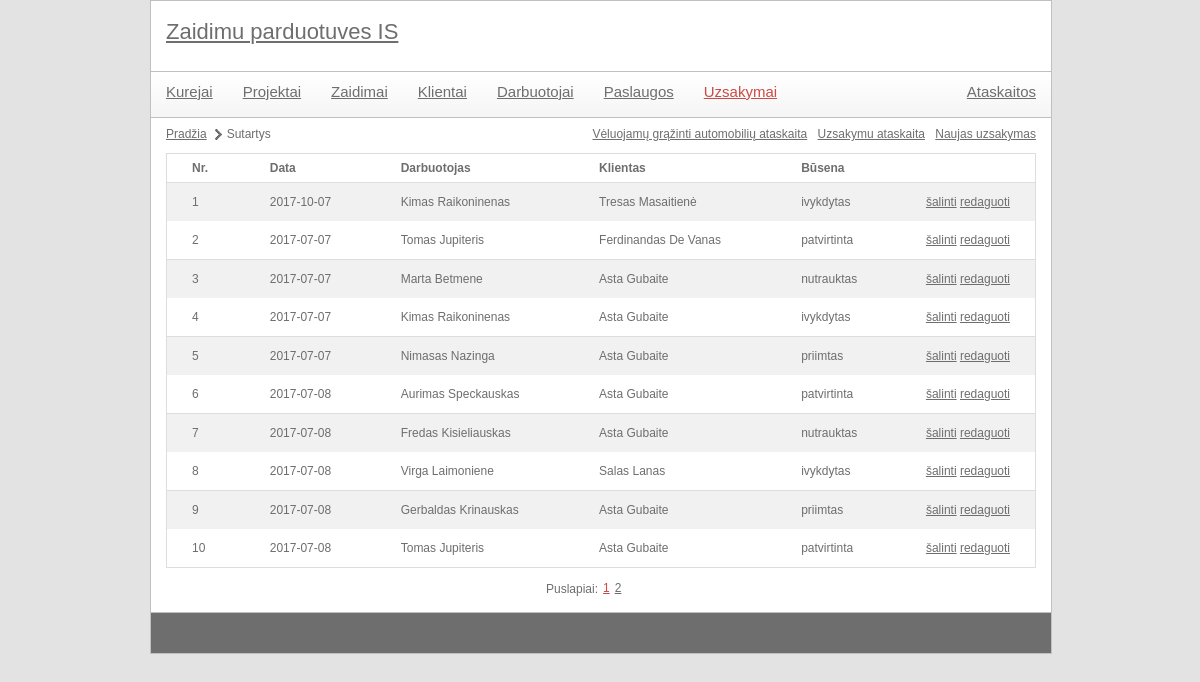
Screenshot of /index.php?module=order&action=list with the database file from the repository.
### tables this page shows
CREATE TABLE `uzsakymai` (
  `nr` int(11) NOT NULL,
  `uzsakymo_data` date NOT NULL,
  `kaina` decimal(8,2) NOT NULL,
  `busena` int(11) NOT NULL,
  `fk_klientas` char(11) NOT NULL,
  `fk_darbuotojas` char(11) NOT NULL,
  `fk_zaidimas` int(11) NOT NULL,
  `fk_pirkimo_vieta` int(11) NOT NULL,
  `fk_apmokejimo_vieta` int(11) NOT NULL
);

CREATE TABLE `darbuotojai` (
  `id` char(6) NOT NULL,
  `vardas` varchar(20) NOT NULL,
  `pavarde` varchar(20) NOT NULL
);

CREATE TABLE `klientai` (
  `asmens_kodas` char(11) NOT NULL,
  `vardas` varchar(20) NOT NULL,
  `pavarde` varchar(20) NOT NULL,
  `gimimo_data` date NOT NULL,
  `telefonas` varchar(20) NOT NULL,
  `epastas` varchar(40) NOT NULL
);

CREATE TABLE `uzsakymo_busenos` (
  `id` int(11) NOT NULL,
  `name` char(11) NOT NULL
);

### controls/order_list.php (called while the page is built)
<?php
include 'libraries/orders.class.php';
$contractsObj = new orders();
include 'utils/paging.class.php';
$paging = new paging(config::NUMBER_OF_ROWS_IN_PAGE);
$elementCount = $contractsObj->getContractListCount();
$paging->process($elementCount, $pageId);
$data = $contractsObj->getContractList($paging->size, $paging->first);
include 'templates/order_list.tpl.php';
?>

### index.php (called while the page is built, shortened)
<?php
	include 'utils/mysql.class.php';
	if(isset($_GET['module'])) {
		$module = mysql::escape($_GET['module']);
	}
	include 'templates/main.tpl.php';
?>

### utils/mysql.class.php (called while the page is built, shortened)
<?php
class mysql {
    protected static $connection;
    public static function connect() {
		if(!isset(self::$connection)) {
            self::$connection = new mysqli(config::DB_SERVER, config::DB_USERNAME, config::DB_PASSWORD, config::DB_NAME);
        }
        return self::$connection;
    }
    public static function query($query) {
        $connection = mysql::connect();
        $result = $connection->query($query);
        return $result;
    }
    public static function select($query) {
        $rows = array();
        $result = mysql::query($query);
        while ($row = $result->fetch_assoc()) {
            $rows[] = $row;
        }
        return $rows;
    }
	public static function escape($field) {
		$connection =  mysql::connect();
		return mysqli_real_escape_string($connection, $field);
	}
}

### utils/paging.class.php (called while the page is built, shortened)
<?php
class paging {
	public $size;
	public function __construct($rowsPerPage) {
		$this->size = $rowsPerPage;
	}
	public function process($total, $currentPage) {
		$this->first = ($currentPage - 1) * $this->size;
	}
}
?>

### libraries/orders.class.php (called while the page is built, shortened)
<?php
class orders {
	private $sutartys_lentele = '';
	private $darbuotojai_lentele = '';
	private $klientai_lentele = '';
	private $sutarties_busenos_lentele = '';
	public function __construct() {
		$this->sutartys_lentele = config::DB_PREFIX . 'uzsakymai';
		$this->darbuotojai_lentele = config::DB_PREFIX . 'darbuotojai';
		$this->klientai_lentele = config::DB_PREFIX . 'klientai';
		$this->sutarties_busenos_lentele = config::DB_PREFIX . 'uzsakymo_busenos';
	}
	public function getContractList($limit, $offset) {
		$query = "  SELECT `{$this->sutartys_lentele}`.`nr`,
						   `{$this->sutartys_lentele}`.`uzsakymo_data`,
						   `{$this->darbuotojai_lentele}`.`vardas` AS `darbuotojo_vardas`,
						   `{$this->darbuotojai_lentele}`.`pavarde` AS `darbuotojo_pavarde`,
						   `{$this->klientai_lentele}`.`vardas` AS `kliento_vardas`,
						   `{$this->klientai_lentele}`.`pavarde` AS `kliento_pavarde`,
						   `{$this->sutarties_busenos_lentele}`.`name` AS `busena`
					FROM `{$this->sutartys_lentele}`
						LEFT JOIN `{$this->darbuotojai_lentele}`
							ON `{$this->sutartys_lentele}`.`fk_darbuotojas`=`{$this->darbuotojai_lentele}`.`id`
						LEFT JOIN `{$this->klientai_lentele}`
							ON `{$this->sutartys_lentele}`.`fk_klientas`=`{$this->klientai_lentele}`.`asmens_kodas`
						LEFT JOIN `{$this->sutarties_busenos_lentele}`
							ON `{$this->sutartys_lentele}`.`busena`=`{$this->sutarties_busenos_lentele}`.`id` LIMIT {$limit} OFFSET {$offset}";
		$data = mysql::select($query);
		return $data;
	}
}

### templates/order_list.tpl.php (the view, shortened to what this page needs)
<ul id="pagePath">
	<li><a href="index.php">Pradžia</a></li>
	<li>Sutartys</li>
</ul>
<div id="actions">
	<a href='index.php?module=<?php echo $module; ?>&action=report_delayed_cars'>Vėluojamų grąžinti automobilių ataskaita</a>
	<a href='index.php?module=<?php echo $module; ?>&action=report'>Uzsakymu ataskaita</a>
	<a href='index.php?module=<?php echo $module; ?>&action=create'>Naujas uzsakymas</a>
</div>
<table class="listTable">
	<tr>
		<th>Nr.</th>
		<th>Data</th>
		<th>Darbuotojas</th>
		<th>Klientas</th>
		<th>Būsena</th>
		<th></th>
	</tr>
	<?php
		foreach($data as $key => $val) {
			echo
				"<tr>"
					. "<td>{$val['nr']}</td>"
					. "<td>{$val['uzsakymo_data']}</td>"
					. "<td>{$val['darbuotojo_vardas']} {$val['darbuotojo_pavarde']}</td>"
					. "<td>{$val['kliento_vardas']} {$val['kliento_pavarde']}</td>"
					. "<td>{$val['busena']}</td>"
					. "<td>"
						. "<a href='#' onclick='showConfirmDialog(\"{$module}\", \"{$val['nr']}\"); return false;' title=''>šalinti</a>&nbsp;"
						. "<a href='index.php?module={$module}&action=edit&id={$val['nr']}' title=''>redaguoti</a>"
					. "</td>"
				. "</tr>";
		}
	?>
</table>
<?php
	include 'templates/paging.tpl.php';
?>

### style/main.css (style rules this page uses)
body { color: #6e6e6e; font-family: Verdana, Geneva, sans-serif; font-size: 12px; background-color: #e3e3e3; width: 900px; margin: 0px auto; }
a { color: #6e6e6e; }
#contentMain table { margin-top: 3px; width: 100%; border-collapse: collapse; border: 1px solid #ddd; }
#contentMain table th { text-align: left; padding: 8px 25px; font-weight: bold; }
#contentMain table th:last-child { width: 40px; }
#contentMain table th:first-child { border-top-left-radius: 5px; moz-border-top-left-radius: 5px; }
#contentMain table th:last-child { border-top-right-radius: 5px; moz-border-top-right-radius: 5px; }
#contentMain table.listTable tr:nth-child(even) { background-color: #f1f1f1; }
#contentMain table td { padding: 8px 25px; text-align: center; line-height: 22px; text-align: left; }
#contentMain table tr:last-child td:first-child { border-bottom-left-radius: 5px; moz-border-bottom-left-radius: 5px; }
#contentMain table tr:last-child td:last-child { border-bottom-right-radius: 5px; moz-border-bottom-right-radius: 5px; }
#contentMain table.listTable tr:nth-child(odd) { background-color: #fff; border-bottom: 1px solid #ddd; }
#contentMain #pagePath { margin: 10px 0px 10px 0px; display: block; float: left; }
#contentMain #pagePath li { float: left; display: block; margin-right: 5px; background: url(images/page-path-separator.png) center right no-repeat; padding-right: 15px; }
#contentMain #pagePath li:last-child { background: none; }
#contentMain #actions { float: right; margin: 10px 0px 0px 0px; }
#contentMain #actions a { margin-left: 7px; }

### rows the page displays
uzsakymai: nr "1", uzsakymo_data "2017-10-07", fk_darbuotojas.vardas "Kimas", fk_darbuotojas.pavarde "Raikoninenas", fk_klientas.vardas "Tresas", fk_klientas.pavarde "Masaitienė", busena.name "ivykdytas"
uzsakymai: nr "2", uzsakymo_data "2017-07-07", fk_darbuotojas.vardas "Tomas", fk_darbuotojas.pavarde "Jupiteris", fk_klientas.vardas "Ferdinandas", fk_klientas.pavarde "De Vanas", busena.name "patvirtinta"
uzsakymai: nr "3", uzsakymo_data "2017-07-07", fk_darbuotojas.vardas "Marta", fk_darbuotojas.pavarde "Betmene", fk_klientas.vardas "Asta", fk_klientas.pavarde "Gubaite", busena.name "nutrauktas"
uzsakymai: nr "4", uzsakymo_data "2017-07-07", fk_darbuotojas.vardas "Kimas", fk_darbuotojas.pavarde "Raikoninenas", fk_klientas.vardas "Asta", fk_klientas.pavarde "Gubaite", busena.name "ivykdytas"
uzsakymai: nr "5", uzsakymo_data "2017-07-07", fk_darbuotojas.vardas "Nimasas", fk_darbuotojas.pavarde "Nazinga", fk_klientas.vardas "Asta", fk_klientas.pavarde "Gubaite", busena.name "priimtas"
uzsakymai: nr "6", uzsakymo_data "2017-07-08", fk_darbuotojas.vardas "Aurimas", fk_darbuotojas.pavarde "Speckauskas", fk_klientas.vardas "Asta", fk_klientas.pavarde "Gubaite", busena.name "patvirtinta"
uzsakymai: nr "7", uzsakymo_data "2017-07-08", fk_darbuotojas.vardas "Fredas", fk_darbuotojas.pavarde "Kisieliauskas", fk_klientas.vardas "Asta", fk_klientas.pavarde "Gubaite", busena.name "nutrauktas"
uzsakymai: nr "8", uzsakymo_data "2017-07-08", fk_darbuotojas.vardas "Virga", fk_darbuotojas.pavarde "Laimoniene", fk_klientas.vardas "Salas", fk_klientas.pavarde "Lanas", busena.name "ivykdytas"
uzsakymai: nr "9", uzsakymo_data "2017-07-08", fk_darbuotojas.vardas "Gerbaldas", fk_darbuotojas.pavarde "Krinauskas", fk_klientas.vardas "Asta", fk_klientas.pavarde "Gubaite", busena.name "priimtas"
uzsakymai: nr "10", uzsakymo_data "2017-07-08", fk_darbuotojas.vardas "Tomas", fk_darbuotojas.pavarde "Jupiteris", fk_klientas.vardas "Asta", fk_klientas.pavarde "Gubaite", busena.name "patvirtinta"

### other values shown
$value['page'] "1"
$value['page'] "2"
